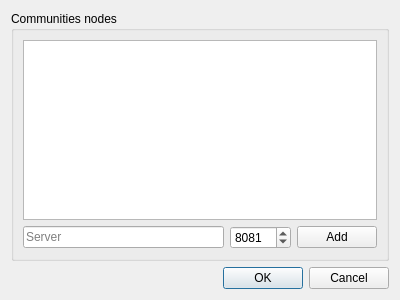
<?xml version="1.0" encoding="UTF-8"?>
<ui version="4.0">
 <class>AddCommunityDialog</class>
 <widget class="QDialog" name="AddCommunityDialog">
  <property name="geometry">
   <rect>
    <x>0</x>
    <y>0</y>
    <width>400</width>
    <height>300</height>
   </rect>
  </property>
  <property name="windowTitle">
   <string>Add a community</string>
  </property>
  <property name="modal">
   <bool>true</bool>
  </property>
  <layout class="QVBoxLayout" name="verticalLayout">
   <item>
    <widget class="QGroupBox" name="groupBox_2">
     <property name="title">
      <string>Communities nodes</string>
     </property>
     <layout class="QVBoxLayout" name="verticalLayout_3">
      <item>
       <widget class="QTreeView" name="communityView"/>
      </item>
      <item>
       <layout class="QHBoxLayout" name="horizontalLayout_3">
        <item>
         <widget class="QLineEdit" name="serverEdit">
          <property name="text">
           <string/>
          </property>
          <property name="placeholderText">
           <string>Server</string>
          </property>
         </widget>
        </item>
        <item>
         <widget class="QSpinBox" name="portBox">
          <property name="minimum">
           <number>1025</number>
          </property>
          <property name="maximum">
           <number>99999</number>
          </property>
          <property name="value">
           <number>8081</number>
          </property>
         </widget>
        </item>
        <item>
         <widget class="QPushButton" name="addButton">
          <property name="text">
           <string>Add</string>
          </property>
         </widget>
        </item>
       </layout>
      </item>
     </layout>
    </widget>
   </item>
   <item>
    <widget class="QDialogButtonBox" name="buttonBox">
     <property name="orientation">
      <enum>Qt::Horizontal</enum>
     </property>
     <property name="standardButtons">
      <set>QDialogButtonBox::Cancel|QDialogButtonBox::Ok</set>
     </property>
    </widget>
   </item>
  </layout>
 </widget>
 <resources/>
 <connections>
  <connection>
   <sender>buttonBox</sender>
   <signal>accepted()</signal>
   <receiver>AddCommunityDialog</receiver>
   <slot>accept()</slot>
   <hints>
    <hint type="sourcelabel">
     <x>248</x>
     <y>254</y>
    </hint>
    <hint type="destinationlabel">
     <x>157</x>
     <y>274</y>
    </hint>
   </hints>
  </connection>
  <connection>
   <sender>buttonBox</sender>
   <signal>rejected()</signal>
   <receiver>AddCommunityDialog</receiver>
   <slot>reject()</slot>
   <hints>
    <hint type="sourcelabel">
     <x>316</x>
     <y>260</y>
    </hint>
    <hint type="destinationlabel">
     <x>286</x>
     <y>274</y>
    </hint>
   </hints>
  </connection>
  <connection>
   <sender>addButton</sender>
   <signal>clicked()</signal>
   <receiver>AddCommunityDialog</receiver>
   <slot>addCommunity()</slot>
   <hints>
    <hint type="sourcelabel">
     <x>337</x>
     <y>236</y>
    </hint>
    <hint type="destinationlabel">
     <x>199</x>
     <y>149</y>
    </hint>
   </hints>
  </connection>
 </connections>
 <slots>
  <slot>addCommunity()</slot>
 </slots>
</ui>
